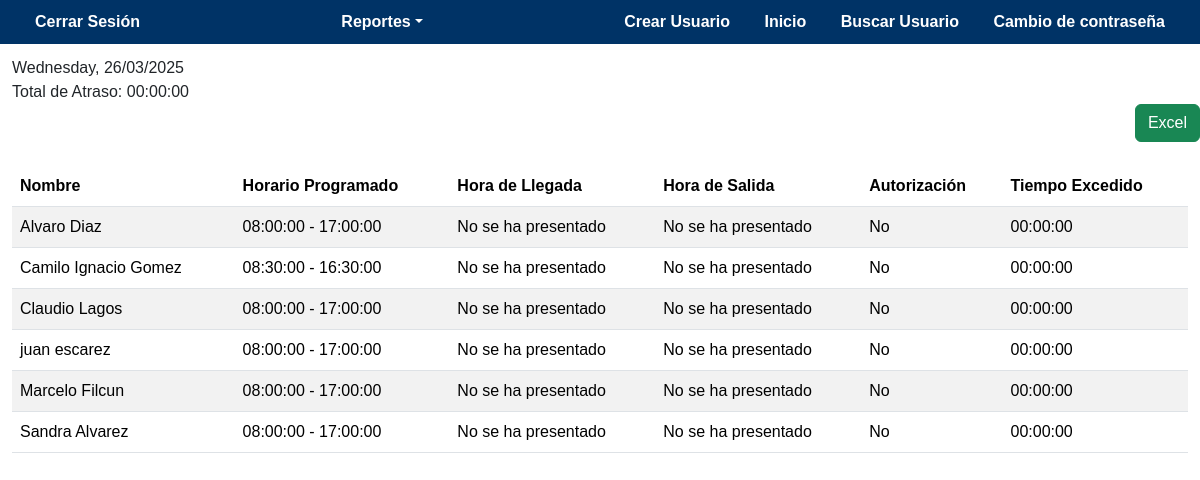
Before: /templates/vista/adm_tribunal/horario_diario.php (signed in) with the older database file.
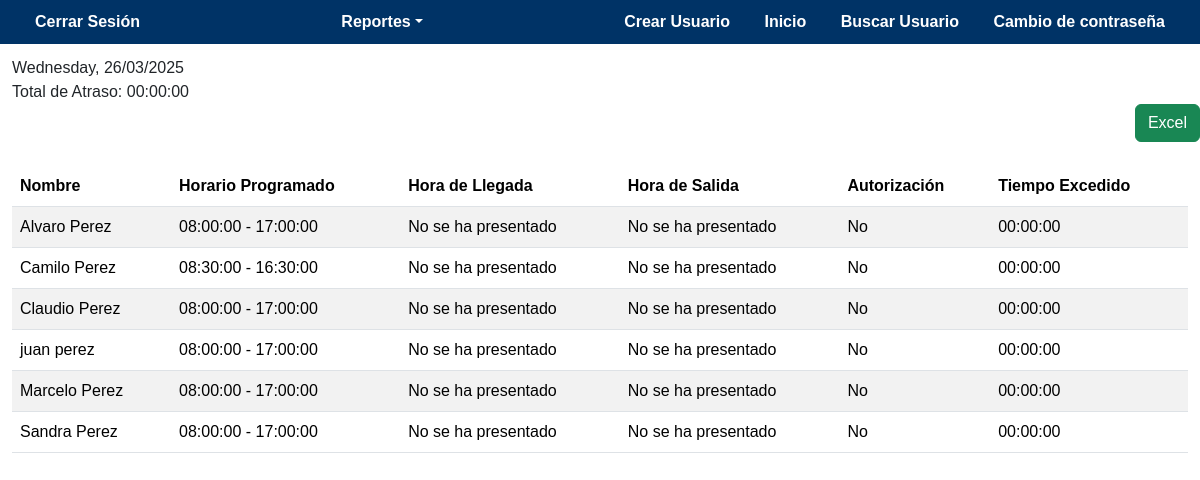
After: the same page with the newer database file.
### tables this page shows
CREATE TABLE `usuario` (
  `RUT` int(11) NOT NULL,
  `DV` varchar(1) NOT NULL,
  `nombre_completo` varchar(80) NOT NULL,
  `correo` varchar(60) NOT NULL,
  `cargo` varchar(30) DEFAULT NULL,
  `estado` tinyint(1) NOT NULL COMMENT 'Campo booleano: 0=FALSE, 1=TRUE',
  `contraseña` varchar(80) NOT NULL,
  `creado_por` int(11) DEFAULT NULL,
  `id_tribunal` int(11) NOT NULL,
  `id_rol` int(11) NOT NULL,
  `id_horario` int(11) NOT NULL
);

CREATE TABLE `horarios` (
  `id_horario` int(11) NOT NULL,
  `nombre_horario` varchar(50) NOT NULL,
  `hora_inicio` time NOT NULL,
  `hora_termino` time NOT NULL,
  `hora_inicio_u` time DEFAULT NULL,
  `hora_termino_u` time DEFAULT NULL
);

### templates/controlador/horario_diario_datos.php (called while the page is built, shortened)
<?php
if (isset($_GET['fecha'])) {
    $fecha = $_GET['fecha'];
} else {
    $fecha = date('Y-m-d');
}
$id_tribunal = $_SESSION['id_tribunal'];
$query = "SELECT
            u.nombre_completo,
            IFNULL(du.hora_inicio, 'No se ha presentado') AS hora_inicio,
            IFNULL(du.hora_fin, 'No se ha presentado') AS hora_fin,
            h.hora_inicio AS horario_inicio,
            h.hora_termino AS horario_termino,
            du.auth,
            IFNULL(du.tiempo_excedido, '00:00:00') AS tiempo_excedido
          FROM usuario u
          JOIN horarios h ON u.id_horario = h.id_horario
          LEFT JOIN dias_usuario du ON u.RUT = du.RUT AND DATE(du.dia) = ?
          WHERE u.id_tribunal = ?
          ORDER BY (du.hora_inicio IS NOT NULL) DESC, u.nombre_completo ASC";
$stmt = $conn->prepare($query);
$stmt->bind_param("si", $fecha, $id_tribunal);
$stmt->execute();
$resultado = $stmt->get_result();
$timestamp = strtotime($fecha);
$nombre_dia = ucfirst(strftime("%A", $timestamp));
$sql_total_atraso = "SELECT SEC_TO_TIME(SUM(TIME_TO_SEC(tiempo_excedido))) AS total_atraso
                     FROM dias_usuario
                     WHERE DATE(dia) = ?
                     AND RUT IN (SELECT RUT FROM usuario WHERE id_tribunal = ?)";
$stmt_total_atraso = $conn->prepare($sql_total_atraso);
$stmt_total_atraso->bind_param("si", $fecha, $id_tribunal);
$stmt_total_atraso->execute();
$total_atraso_result = $stmt_total_atraso->get_result()->fetch_assoc();
$total_atraso = $total_atraso_result['total_atraso'] ?? '00:00:00';
?>

### templates/vista/adm_tribunal/horario_diario.php (the view, shortened to what this page needs)
<?php
include '../../modelo/conexion_bd.php';
include '../../controlador/horario_diario_datos.php';
?>
<!DOCTYPE html>
<html lang="es">
<head>
    <link href="https://cdn.jsdelivr.net/npm/bootstrap@5.3.3/dist/css/bootstrap.min.css" rel="stylesheet">
    <link rel="stylesheet" href="../../modelo/estilos.css">
    <link rel="stylesheet" type="text/css" href="https://cdn.datatables.net/1.13.6/css/dataTables.bootstrap5.min.css">
</head>
<body>
    <header class="d-flex justify-content-between align-items-center">
        <a href="../pagina_login.php">Cerrar Sesión</a>
        <div class="dropdown">
          <a href="#" class="text-white fw-bold dropdown-toggle" data-bs-toggle="dropdown">Reportes</a>
      </div>
        <div>
            <a href="formulario_usuario.php">Crear Usuario</a>
            <a href="ver_usuarios.php">Inicio</a>
            <a href="buscar_usuario.php">Buscar Usuario</a>
            <a href="../cambio_contrasena.php">Cambio de contraseña</a>
        </div>
    </header>
    <div class="fecha-horario">
        <?php
            echo "<span class='dia-semana'>{$nombre_dia}</span>, ";
        ?>
        <span id="fecha-actual"><?= date('d/m/Y', strtotime($fecha)) ?></span>
        <br>
        <span id="total-atraso">Total de Atraso: <?= $total_atraso ?></span>
    </div>
    <div class="d-flex justify-content-end mb-3">
      <a href="export_excel_horario_diario.php?fecha=<?= $fecha ?>&tribunal=<?= $_SESSION['id_tribunal'] ?>&t=<?= time() ?>" class="btn btn-success">
        Excel
      </a>
    </div>
    <div class="container-fluid mt-4">
        <div class="row">
            <div class="table-responsive-lg">
                <?php if ($resultado->num_rows > 0): ?>
                    <table id="usuariospjud" class="table table-striped mx-auto">
                        <thead>
                            <tr>
                                <th>Nombre</th>
                                <th>Horario Programado</th>
                                <th>Hora de Llegada</th>
                                <th>Hora de Salida</th>
                                <th>Autorización</th>
                                <th>Tiempo Excedido</th>
                            </tr>
                        </thead>
                        <tbody>
                            <?php while($fila = $resultado->fetch_assoc()): ?>
                                <tr>
                                    <td><?= $fila['nombre_completo'] ?></td>
                                    <td><?= $fila['horario_inicio'] . " - " . $fila['horario_termino'] ?></td>
                                    <td><?= $fila['hora_inicio'] ?></td>
                                    <td><?= $fila['hora_fin'] ?></td>
                                    <td><?= ($fila['auth'] == 1) ? 'Sí' : 'No' ?></td>
                                    <td><?= $fila['tiempo_excedido'] ?></td>
                                </tr>
                            <?php endwhile; ?>
                        </tbody>
                    </table>
                <?php else: ?>
                    <p class="text-center">No hay registros de asistencia para el día seleccionado.</p>
                <?php endif; ?>
            </div>
        </div>
    </div>
</body>
</html>

Changed rows visible on the page:
changed usuario: nombre_completo "Alvaro Diaz" → "Alvaro Perez"
changed usuario: nombre_completo "Camilo Ignacio Gomez" → "Camilo Perez"
changed usuario: nombre_completo "Claudio Lagos" → "Claudio Perez"
changed usuario: nombre_completo "juan escarez" → "juan perez"
changed usuario: nombre_completo "Marcelo Filcun" → "Marcelo Perez"
changed usuario: nombre_completo "Sandra Alvarez" → "Sandra Perez"
